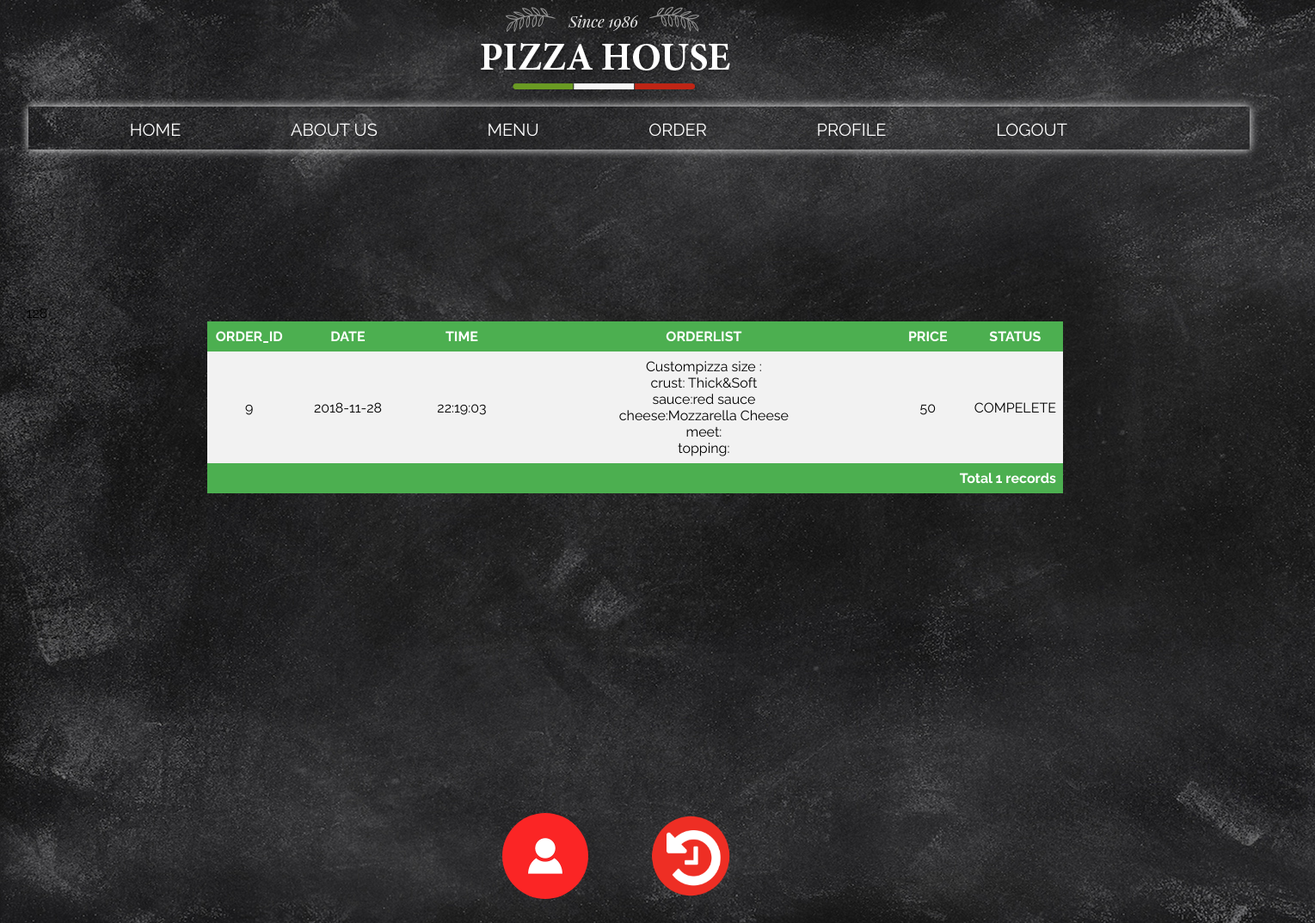
The app's page /History.php?customerid=128 with its own data.
### tables this page shows
CREATE TABLE `orders` (
  `ORDER_ID` int(10) NOT NULL,
  `ORDER_DATEs` varchar(20) NOT NULL,
  `ORDER_ADDs` varchar(200) NOT NULL,
  `ORDER_TIMEs` varchar(50) NOT NULL,
  `ORDER_PRICEs` int(10) NOT NULL,
  `CUSTOMER_ID` int(10) NOT NULL,
  `STATUS_ID` int(10) NOT NULL,
  `STAFF_ID` int(11) NOT NULL
);

CREATE TABLE `orderlist` (
  `ORDER_ID` int(10) NOT NULL,
  `PIZZA_ID` int(10) NOT NULL,
  `ORDERILST_ID` int(10) NOT NULL
);

CREATE TABLE `pizza` (
  `PIZZA_ID` int(10) NOT NULL,
  `PNAME` varchar(400) NOT NULL,
  `PRICE` int(10) NOT NULL
);

CREATE TABLE `statuss` (
  `STATUS_ID` int(10) NOT NULL,
  `STATUS` varchar(50) NOT NULL
);

CREATE TABLE `customer` (
  `CUSTOMER_ID` int(10) NOT NULL,
  `FNAME` varchar(20) NOT NULL,
  `LNAME` varchar(20) NOT NULL,
  `EMAIL` varchar(20) NOT NULL,
  `CPASSWORD` varchar(30) NOT NULL,
  `DOB` varchar(20) NOT NULL,
  `MOB` varchar(10) NOT NULL,
  `SEX` varchar(10) NOT NULL,
  `CADDRESS1` varchar(255) NOT NULL,
  `CADDRESS2` varchar(255) NOT NULL,
  `TEL_NO` int(15) NOT NULL
);

### History.php (the view, shortened to what this page needs)
<!DOCTYPE html>
<?php
             $servername = null;
             $username = "root";
             $password = "pizzahouse";
             $dbname = "pizzahouse";
             $port = null;
             $socket = "/cloudsql/pizzahousenew:asia-southeast1:pizzahouse";
         $conn = new mysqli($servername, $username,$password, $dbname,$port,$socket);
        $cid = $_GET['customerid'];
        $q = "SELECT * from customer where CUSTOMER_ID= '$cid' ";
        $result = $conn->query($q);
        $urow = $result->fetch_array();
        ?>
<html lang="en">
<head>
    <link rel="stylesheet" href="css/style8.css">
</head>
<body>
        <div class="menubar">
                <div class="container">
                    <div class="logo">
                        <img src="logo.png" >
                    </div>
                    <ul class="menu">
                    <li>
                    <a href="home.php?customerid=<?=$urow['CUSTOMER_ID']?>">HOME</a>
                    </li>
                    <li>
                    <a href="aboutus.php?customerid=<?=$urow['CUSTOMER_ID']?>">ABOUT US</a>
                    </li>
                    <li>
                    <a href="order.php?customerid=<?=$urow['CUSTOMER_ID']?>">MENU</a>
                    </li>
                    <li>
                    <a href="ordered.php?customerid=<?=$urow['CUSTOMER_ID']?>">ORDER</a>
                    </li>
                    <li>
                    <a href="ProfileB.php?customerid=<?=$urow['CUSTOMER_ID']?>">PROFILE</a>
                    </li>
                    <li>
                        <a href="inup.php">LOGOUT</a>
                    </li>
                </ul>
                </div>
            </div>
                    <div class="profile">
                    <a href="HistoryBP.php?customerid=<?=$urow['CUSTOMER_ID']?>">  <img src="avatar11.png" class="avatar2"></a>
                    <img src="history.png" class="avatar3">
            </div>
            <br>
                   <br>
                   <br>
                   <br>
                   <br>
                   <br>
                   <br>
                   <br>
                   <br>
                   <br>
                   <br>
                   <br>
                   <br>
                   <head>
</head>
            <table>
                <col width="10%">
                <col width="15%">
                <col width="15%">
                <col width="50%">
                <col width="10%">
            <?php
                echo'<tr>
                    <th>ORDER_ID</th>
                    <th>DATE</th>
                    <th>TIME</th>
                    <th>ORDERLIST</th>
                    <th>PRICE</th>
                    <th>STATUS</th>
                </tr>';
                ?>
                <?php
            $cid = $_GET['customerid'];
				 	$q="SELECT * from orders,statuss WHERE CUSTOMER_ID= '$cid' AND orders.STATUS_ID=statuss.STATUS_ID";
					$result=$conn->query($q);
				 while($row=$result->fetch_array()){ ?>
                 <tr>
                    <td align=center><?=$row['ORDER_ID']?></td>
                    <td align=center><?=$row['ORDER_DATEs']?></td>
                    <td align=center><?=$row['ORDER_TIMEs']?></td>
                    <td align=center>
                    <?php
                        $n = $row['ORDER_ID'];
                        $p = "SELECT * from pizza,orderlist where ORDER_ID= '$n' and pizza.PIZZA_ID=orderlist.PIZZA_ID ";
                        $result2 = $conn->query($p);
                    while($prow = $result2->fetch_array())
                    {
                        echo $prow['PNAME'];
                    }
                    ?>
                    </td>
                    <td align=center><?=$row['ORDER_PRICEs']?></td>
                    <td align=center><?=$row['STATUS']?></td>
                </tr>
				<?php } ?>
			<?php $count=$result->num_rows;
					echo "<tr><th colspan=6 align=right>Total $count records</th></tr>";
		 ?>
            </table>
        </html>
</body>

### css/style8.css (style rules this page uses)
body { margin-left: 2%; margin-right: 5%; padding: 500; font-family: 'Raleway', sans-serif; background: #666 url(../bg1.jpg); }
.menubar { margin-left: 3%; }
.menubar .menu { width: 100%; height: 50px; background: #ffffff00; box-shadow: 0 0 10px rgb(255, 255, 255); }
.menubar ul.menu { list-style: none; float: right; }
.menubar ul.menu li { padding-top: 15px; float: left; margin-left: 2%; margin-right: 50px; }
.menubar ul.menu li a { text-decoration: none; color: rgb(255, 255, 255); border-bottom: 2px solid transparent; padding-bottom: 20px; transition: all 0.3s ease; font-size: 20px; margin-left: 50px; }
.menubar .logo { width: 100%; height: 100px; padding-left: 35%; }
.profile { width: 320px; height: 750px; color: #fff; top: 85%; left: 53%; position: absolute; transform: translate(-50%,-50%); box-sizing: border-box; padding: 70px 30px; }
.avatar2 { width: 100px; height: 100px; border-radius: 50%; position: absolute; top: -50px; left: calc(-30% - -30px); }
.avatar3 { width: 130px; height: 100px; border-radius: 50%; position: absolute; top: -50px; left: calc(40% - 40px); }

### History.php (style rules this page uses)
table { border-collapse: collapse; width: 70%; margin-left: 210px; }
th, td { padding: 8px; }
tr:nth-child(even) { background-color: #f2f2f2 }
tr:nth-child(odd) { background-color: #D3D3D3 }
th { background-color: #4CAF50; color: white; }

### records on screen
orders: ORDER_ID "9", ORDER_DATEs "2018-11-28", ORDER_TIMEs "22:19:03", ORDER_PRICEs "50", STATUS_ID.STATUS "COMPELETE"
orderlist: PIZZA_ID.PNAME "Custompizza size : crust: Thick&Soft sauce:red sauce cheese:Mozzarella Cheese meet: topping:"
customer: DOB "1"
